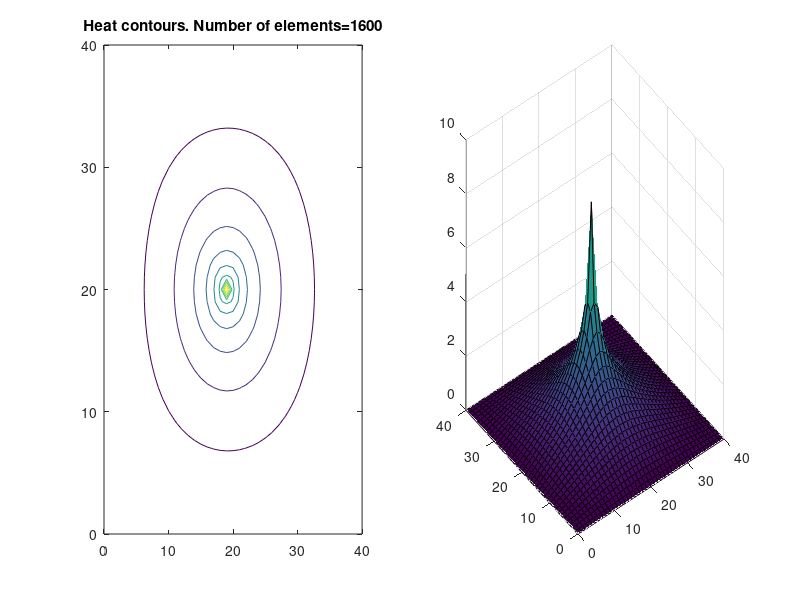

Write MATLAB code to recreate this figure.
% % Number  counterclock wise.
clear;
clc;
close all;
diary('cmdwindow.txt')
diary on
kmaterial = 1; % W/degreeC
u0 =0; % value at essentail boundaries

nelx=40;
nely=40 %,volfrac,penal,rmin,F,fixeddofs)   


nn = (nelx+1)*(nely+1); % number of nodes
ne = nelx*nely; % number of elements


% ------------------------------------
% -- Make a mapping between elements and global matrixes
% ------------------------------------

elementsPerRow = nelx;
nodesInRow = nelx+1;

% IEN holds the node numbers for each element. 
% Each row is a new element
% The first column is element 1's global node number
% Second column is elemnt 2's global node number
%  and ....

count = 1;
elementsInRow = nelx+1;
% Each row, so nely # of row
for i = 1:nely
     rowMultiplier = i-1;
    % Each column, so nelx # of row
    for j= 1:nelx 
       
        IEN(count,:)=[rowMultiplier*elementsInRow+j,
                      rowMultiplier*elementsInRow+j+1,
                      (rowMultiplier +1)*elementsInRow+j+1,
                       (rowMultiplier +1)*elementsInRow+j];
        count = count+1;

    end
end

% Find and store the global positions of each node
% Each element square is 1 by 1 units
% Store both the X and Y positions

numNodesInRow = nelx+1;
numNodesInColumn = nely+1;

XLocations=zeros(numNodesInRow,numNodesInColumn);
YLocations=zeros(numNodesInRow,numNodesInColumn);

count = 1;
for i = 1:numNodesInColumn  % y
    for j= 1:numNodesInRow % x
        globalPosition(count,:) = [j-1 i-1];
        count = count+1;
        
        XLocations(j,i) = j-1;
        YLocations(j,i) = i-1;
    end
end

 

% 
% globalPosition = zeros(nn,2);
% globalPosition(1,:) = [ 0 0];
% for i = 1:nn     
%       column = mod(i-1,(elementsPerRow+1));
%       row = floor((i-1)/(elementsPerRow+1));
%       globalPosition(i,:)=[(column)/elementsPerRow (row)/elementsPerRow];
% 
%       XLocations(row+1,column+1)= globalPosition(i,1);
%       YLocations(row+1, column+1) = globalPosition(i,2);
% end
 
% Specifiy the constrained nodes where there are essential boundary
% conditions
Essential   = [1:numNodesInRow ... % bottom row
            numNodesInRow*(numNodesInColumn-1):numNodesInRow*numNodesInColumn ... % top row
            1:numNodesInRow :numNodesInRow*(numNodesInColumn-1) ... % left side
            numNodesInRow:numNodesInRow:numNodesInRow*numNodesInColumn ];  % right side
 Essential = unique(Essential);
alldofs     = [1:nn];
Free    = setdiff(alldofs,Essential);
%     
% 
% 
% 
%  
%  % List the node numbers start-end where there is flux
% %listOfFluxNodes = [5 9;
% %                    9 12; 12 14; 14 15; 15 13; 13 10; 10 6; 6 1];
%  
%      
F = zeros(nn,1);
K = zeros(nn,nn);
% B_stored = zeros(ne,8);
%  
% % loop over the elements
for e = 1:ne
     % compute local element vector fe
     
      % loop over local node numbers to get their node global node numbers
      for j = 1:4
          % Get the node number
          coordNodeNumber = IEN(e,j);
           % get the global X,Y position of each node and put in array
           coord(j,:) = globalPosition(coordNodeNumber,:);
      end
  
      % See notes page 18 Calculate the Jacobian
      x1 = coord(1,1);
      x2 = coord(2,1);
      x3 = coord(3,1);
      x4 = coord(4,1);
%      
      y1 = coord(1,2);
      y2 = coord(2,2);
      y3 = coord(3,2);
      y4 = coord(4,2);
      
      
      % Loop over the Guassian quadrature points. We will use 2 point
      % quadrature for a total of 4 points
      etaRow(1,:) = [1/sqrt(3) 1/sqrt(3) -1/sqrt(3) -1/sqrt(3)];
      zetaRow(1,:) = [1/sqrt(3) -1/sqrt(3) -1/sqrt(3) 1/sqrt(3)];
      weight = [ 1 1 1 1];
      
      ke = zeros(4,4);
%      ftemp = zeros(4,4);
      btemp = zeros(2,4);
     
      for gu = 1:4
          eta = etaRow(gu);
          Zeta = zetaRow(gu);
          wght = weight(gu);
          
          % Calculate the Shape functions.
          N(1) = 1/4*(1-eta)*(1-Zeta);
          N(2) = 1/4*(1+eta)*(1-Zeta);
          N(3) = 1/4*(1+eta)*(1+Zeta);
          N(4) = 1/4*(1-eta)*(1+Zeta);
          
          % B_hat (Derivative of N1 with respect to zeta and eta)
          B_hat = 1/4*[-(1-eta) (1-eta) (1+eta) -(1+eta);
                       -(1-Zeta) -(1+Zeta) (1+Zeta) (1-Zeta)];
          
          % Calculate the Jacobian
          J=B_hat*coord;
          
          % Calculate the determinate
          J_det = det(J);
          J_transpose = transpose(J);
          J_transpose_inv = inv(J_transpose);
          
          % Form the B matrix
          B = J_transpose_inv*B_hat;
          btemp = btemp +B;
          
          tempK = transpose(B)*kmaterial*B*J_det*wght;
          
%          % now calculate the m term
%          tempM = transpose(N)*10*N*J_det*wght; % 
          
          
           ke = ke + tempK;% +tempM;
%          
%          % ----------------------------- Now calculate the f vector
%          
%          % Calculate the x and y position of this guass point
%         % x = N(1)*x1+N(2)*x2+N(3)*x3+N(4)*x4; y =
%         % N(1)*y1+N(2)*y2+N(3)*y3+N(4)*y4;
%          
%          % calculate the g points
%         % g(1) = sin(pi*x)*sin(pi*y);
%          temp = transpose(N)*2*pi^2*N*J_det*wght; % *g??
%          ftemp = ftemp+ temp;              
% 
      end  
%      B_stored(e,1:8)= btemp(1:8);
%     
     % Insert the element stiffness matrix into the global.
       node = IEN(e,:);
       
       K(node,node) = K(node,node) +ke;
%       
%       % Now do something similar for F
%      % Calculate g at the nodes of this element
%      g = sin(pi*coord(:,1)).*sin(pi*coord(:,2));  
%      
%      % multiply by the integrated ftemp
%      fe = ftemp*g;
%      
%      % Add the f_e element to the F global matrix
%      node = IEN(e,:);
%      F(node) = F(node) + fe;
%      
end
  
% Add source node in the middle. Keep the temperature constant
xMiddle  = floor(numNodesInRow/2);
yMiddle = floor(numNodesInColumn/2);
middleNodeNumber = (yMiddle)*numNodesInRow+xMiddle;
middleNodeNumber2 = floor(nn/2);
F(middleNodeNumber2) = 10;
  
K_ff = K(Free,Free);
K_fe = K(Free,Essential);
F_f = F(Free);
  
T(Free) = K_ff \ F_f;
T(Essential) = u0;

  
% disp('The temperature at each node is');
% T_column = [transpose(T),transpose(1:nn)]
%  
%  
% % Calcualate the heat flux
% disp('The heat flux in each element is');
%  
% qstored = zeros(ne,2);
% qMag_stored = zeros(nn,1);
% elemcenterLocations = zeros(ne,2);
% 
% 
% subplot(2,2,1)
%  
% 
% 
% % loop over the elements
% for e = 1:ne
%     
%     coord = zeros(3,2);
%     xsum = 0;
%     ysum = 0;
%     % loop over local node numbers to get their node global node numbers
%     for j = 1:4
%         % Get the node number
%         coordNodeNumber = IEN(e,j);
%          % get the global X,Y position of each node and put in array
%          coord(j,:) = globalPosition(coordNodeNumber,:);
%          local_t(j) = T(coordNodeNumber);
%          xsum = xsum+coord(j,1);
%          ysum = ysum+coord(j,2);
%     end
%     elemcenterLocations(e,:) = [xsum/4 ysum/4];
%     
%     % see version 3 of notes page 13 Also, see version 5 of the notes page
%     % 27
%    
%     eta = 0; Zeta = 0; % We are at the center, so both are zero
%    
%     % B_hat (Derivative of N1 with respect to zeta and eta)
%      B_hat = 1/4*[-(1-eta) (1-eta) (1+eta) -(1+eta);
%                   -(1-Zeta) -(1+Zeta) (1+Zeta) (1-Zeta)];
% 
%      % Calculate the Jacobian
%      J=B_hat*coord;
% 
%      % Calculate the determinate
%      %J_det = det(J);
%      J_transpose = transpose(J);
%      J_transpose_inv = inv(J_transpose);
% 
%      % Form the B matrix
%      B = J_transpose_inv*B_hat;
%     
%     qLocal = -kmaterial*B*local_t';
%     qstored(e,:) = qLocal';
%     
%     qMag = (qLocal(1)^2+qLocal(2)^2)^(1/2);
%     qMag_stored(e) =qMag;
%     
%     % plot the element outline
%     hold on
%     coord(5,:) = coord(1,:); 
%     plot(coord(:,1),coord(:,2));    
%     
% end
% 
% quiver(elemcenterLocations(:,1),elemcenterLocations(:,2),qstored(:,1),qstored(:,2))
% %xlabel('radial distance, meters') % y-axis label
% %ylabel('Height') % x-axis label
% tti= strcat('Flux from each element . Number of elements=', int2str(ne));
% title(tti);
% hold off
% 
% q_mags = [qMag_stored,transpose(1:nn)]
% 

TcontourMatrix = zeros(numNodesInRow,numNodesInColumn);

 
  
for j = 1:numNodesInColumn % y
      rowMultiplier = j-1;
     for i = 1:numNodesInRow % x
         nodeNumber = i+numNodesInRow*rowMultiplier;
         TcontourMatrix(i,j) = T(nodeNumber);
     
     end
end


 subplot(1,2,1)
 % plot the coutour graph
 contour(XLocations,YLocations,TcontourMatrix);
 tti= strcat('Heat contours. Number of elements=', int2str(ne));
 title(tti);
% 
% plot the surf graph
subplot(1,2,2)
surf(XLocations,YLocations,TcontourMatrix);
 
% tti= strcat('Heat surface.  Number of elements =', int2str(ne));
% title(tti);
% 
% diary off